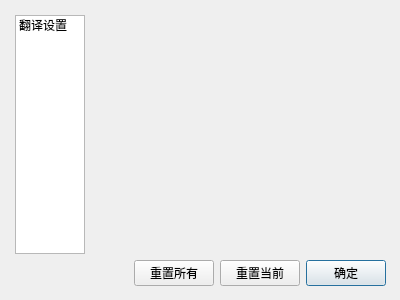
<?xml version="1.0" encoding="UTF-8"?>
<ui version="4.0">
 <class>GameProperty</class>
 <widget class="QDialog" name="GameProperty">
  <property name="geometry">
   <rect>
	<x>0</x>
	<y>0</y>
	<width>400</width>
	<height>300</height>
   </rect>
  </property>
  <property name="windowTitle">
   <string>选项</string>
  </property>
  <widget class="QWidget" name="layoutWidget">
   <property name="geometry">
	<rect>
	 <x>10</x>
	 <y>10</y>
	 <width>381</width>
	 <height>281</height>
	</rect>
   </property>
   <layout class="QGridLayout" name="gridLayout">
	<property name="leftMargin">
	 <number>5</number>
	</property>
	<property name="topMargin">
	 <number>5</number>
	</property>
	<property name="rightMargin">
	 <number>5</number>
	</property>
	<property name="bottomMargin">
	 <number>5</number>
	</property>
	<item row="2" column="5">
	 <widget class="QPushButton" name="btnok">
	  <property name="text">
	   <string>确定</string>
	  </property>
	 </widget>
	</item>
	<item row="2" column="3">
	 <widget class="QPushButton" name="btnresetall">
	  <property name="text">
	   <string>重置所有</string>
	  </property>
	 </widget>
	</item>
	<item row="2" column="4">
	 <widget class="QPushButton" name="btnreset">
	  <property name="text">
	   <string>重置当前</string>
	  </property>
	 </widget>
	</item>
	<item row="0" column="0" colspan="2">
	 <widget class="QListWidget" name="listWidget">
	  <property name="sizePolicy">
	   <sizepolicy hsizetype="Expanding" vsizetype="Expanding">
		<horstretch>2</horstretch>
		<verstretch>0</verstretch>
	   </sizepolicy>
	  </property>
	  <property name="autoScrollMargin">
	   <number>16</number>
	  </property>
	  <property name="iconSize">
	   <size>
		<width>32</width>
		<height>32</height>
	   </size>
	  </property>
	  <property name="verticalScrollMode">
	   <enum>QAbstractItemView::ScrollPerItem</enum>
	  </property>
	  <property name="gridSize">
	   <size>
		<width>32</width>
		<height>32</height>
	   </size>
	  </property>
	  <item>
	   <property name="text">
		<string>翻译设置</string>
	   </property>
	  </item>
	 </widget>
	</item>
	<item row="2" column="2">
	 <spacer name="horizontalSpacer_2">
	  <property name="orientation">
	   <enum>Qt::Horizontal</enum>
	  </property>
	  <property name="sizeHint" stdset="0">
	   <size>
		<width>40</width>
		<height>20</height>
	   </size>
	  </property>
	 </spacer>
	</item>
	<item row="0" column="2" colspan="4">
	 <widget class="QStackedWidget" name="stackedWidget">
	  <property name="sizePolicy">
	   <sizepolicy hsizetype="Preferred" vsizetype="Preferred">
		<horstretch>3</horstretch>
		<verstretch>0</verstretch>
	   </sizepolicy>
	  </property>
	  <property name="currentIndex">
	   <number>-1</number>
	  </property>
	 </widget>
	</item>
   </layout>
  </widget>
 </widget>
 <resources>
  <include location="../source/source.qrc"/>
 </resources>
 <connections/>
</ui>
